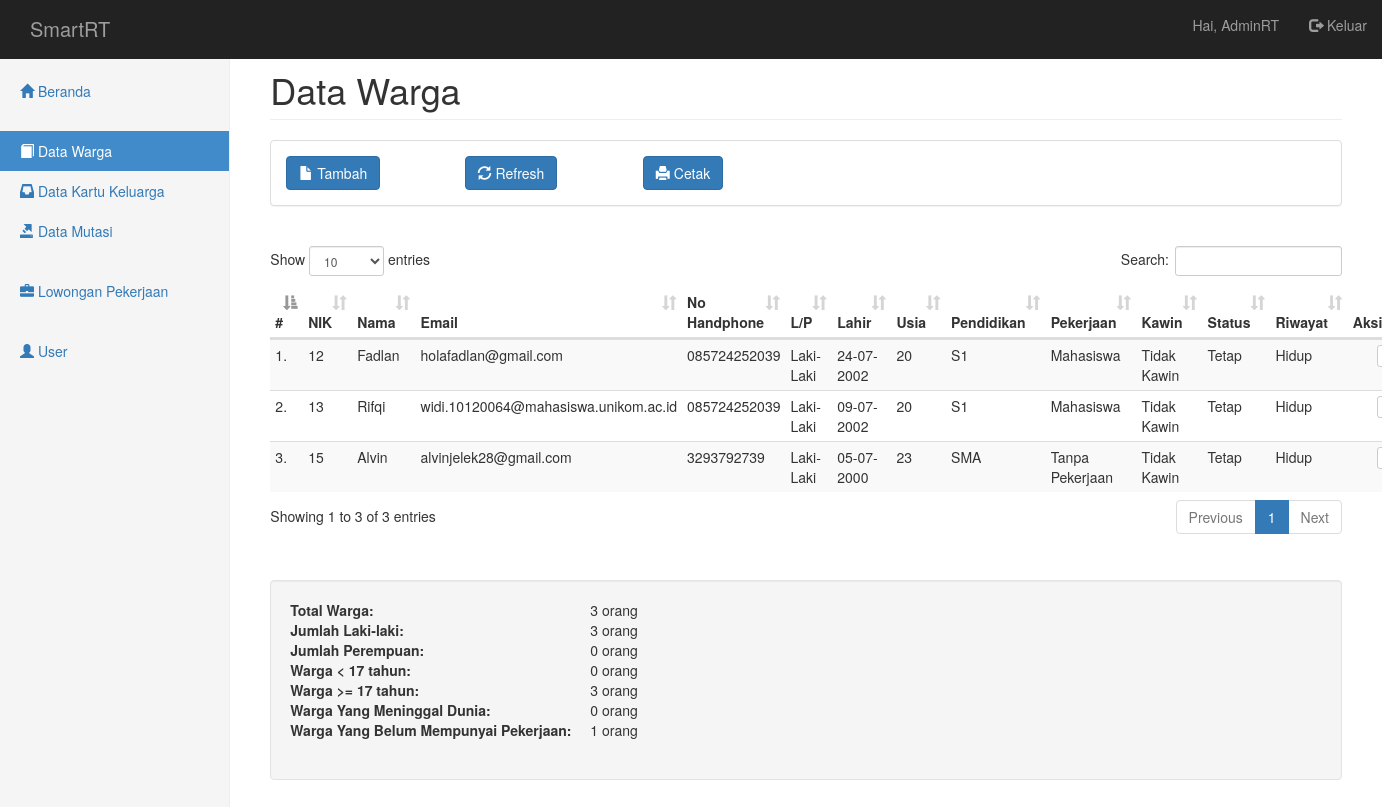
The page /pages/warga/index.php (signed in) on the database its author committed.
### tables this page shows
CREATE TABLE `warga` (
  `id_warga` int(11) NOT NULL,
  `nik_warga` varchar(16) NOT NULL,
  `nama_warga` varchar(45) NOT NULL,
  `email_warga` varchar(50) NOT NULL,
  `no_warga` varchar(16) NOT NULL,
  `tempat_lahir_warga` varchar(30) NOT NULL,
  `tanggal_lahir_warga` date NOT NULL,
  `jenis_kelamin_warga` enum('Laki-Laki','Perempuan') NOT NULL,
  `desa_kelurahan_warga` varchar(30) NOT NULL,
  `kecamatan_warga` varchar(30) NOT NULL,
  `kabupaten_kota_warga` varchar(30) NOT NULL,
  `provinsi_warga` varchar(30) NOT NULL,
  `negara_warga` varchar(30) NOT NULL,
  `rt_warga` varchar(3) NOT NULL,
  `rw_warga` varchar(3) NOT NULL,
  `agama_warga` enum('Islam','Kristen','Katholik','Hindu','Budha','Konghucu') NOT NULL,
  `pendidikan_terakhir_warga` varchar(20) NOT NULL,
  `pekerjaan_warga` varchar(20) NOT NULL,
  `status_perkawinan_warga` enum('Kawin','Tidak Kawin') NOT NULL,
  `status_warga` varchar(10) NOT NULL,
  `riwayat_warga` varchar(20) NOT NULL,
  `id_user` int(11) NOT NULL,
  `created_at` timestamp NOT NULL DEFAULT current_timestamp() ON UPDATE current_timestamp(),
  `updated_at` timestamp NOT NULL DEFAULT '0000-00-00 00:00:00'
);

### pages/warga/data-index.php (called while the page is built, shortened)
<?php
include('../../config/koneksi.php');
$query = "SELECT *, TIMESTAMPDIFF(YEAR, `tanggal_lahir_warga`, CURDATE()) AS usia_warga FROM warga";
$hasil = mysqli_query($db, $query);
$data_warga = array();
while ($row = mysqli_fetch_assoc($hasil)) {
  $data_warga[] = $row;
}
$query = "SELECT COUNT(*) AS total FROM warga WHERE pekerjaan_warga = 'Tanpa Pekerjaan'";
$result = $db->query($query);
$jumlah_warga_tanpa_pekerjaan = $result->fetch_assoc();
?>

### pages/dasbor/data-index.php (called while the page is built, shortened)
<?php
include('../../config/koneksi.php');
$query_warga = "SELECT COUNT(*) AS total FROM warga";
$hasil_warga = mysqli_query($db, $query_warga);
$jumlah_warga = mysqli_fetch_assoc($hasil_warga);
$query_warga_l = "SELECT COUNT(*) AS total FROM warga WHERE jenis_kelamin_warga = 'Laki-laki'";
$hasil_warga_l = mysqli_query($db, $query_warga_l);
$jumlah_warga_l = mysqli_fetch_assoc($hasil_warga_l);
$query_warga_p = "SELECT COUNT(*) AS total FROM warga WHERE jenis_kelamin_warga = 'Perempuan'";
$hasil_warga_p = mysqli_query($db, $query_warga_p);
$jumlah_warga_p = mysqli_fetch_assoc($hasil_warga_p);
$query_warga_ld_17 = "SELECT COUNT(*) AS total FROM warga WHERE TIMESTAMPDIFF(YEAR, tanggal_lahir_warga, CURDATE()) >= 17 AND tanggal_lahir_warga != '0000-00-00'";
$hasil_warga_ld_17 = mysqli_query($db, $query_warga_ld_17);
$jumlah_warga_ld_17 = mysqli_fetch_assoc($hasil_warga_ld_17);
$query_warga_kd_17 = "SELECT COUNT(*) AS total FROM warga WHERE TIMESTAMPDIFF(YEAR, tanggal_lahir_warga, CURDATE()) < 17 AND tanggal_lahir_warga != '0000-00-00'";
$hasil_warga_kd_17 = mysqli_query($db, $query_warga_kd_17);
$jumlah_warga_kd_17 = mysqli_fetch_assoc($hasil_warga_kd_17);
$query_mutasi_ld_17 = "SELECT COUNT(*) AS total FROM mutasi WHERE TIMESTAMPDIFF(YEAR, tanggal_lahir_mutasi, CURDATE()) >= 17 AND tanggal_lahir_mutasi != '0000-00-00'";
$hasil_mutasi_ld_17 = mysqli_query($db, $query_mutasi_ld_17);
$query = "SELECT COUNT(*) AS total FROM warga WHERE riwayat_warga = 'Meninggal Dunia'";
$result = $db->query($query);
$jumlah_warga_meninggal = $result->fetch_assoc();

### pages/warga/index.php (the view, shortened to what this page needs)
<?php include('../_partials/top.php') ?>
<h1 class="page-header">Data Warga</h1>
<?php include('_partials/menu.php') ?>
<?php include('data-index.php') ?>
<?php include('../dasbor/data-index.php') ?>
<table class="table table-striped table-condensed table-hover" id="datatable">
  <thead>
    <tr>
      <th>#</th>
      <th>NIK</th>
      <th>Nama</th>
      <th>Email</th>
      <th>No Handphone</th>
      <th>L/P</th>
      <th>Lahir</th>
      <th>Usia</th>
      <th>Pendidikan</th>
      <th>Pekerjaan</th>
      <th>Kawin</th>
      <th>Status</th>
      <th>Riwayat</th>
      <th>Aksi</th>
    </tr>
  </thead>
  <tbody>
    <?php $nomor = 1; ?>
    <?php foreach ($data_warga as $warga) : ?>
    <tr>
      <td><?php echo $nomor++ ?>.</td>
      <td><?php echo $warga['nik_warga'] ?></td>
      <td><?php echo $warga['nama_warga'] ?></td>
      <td><?php echo $warga['email_warga'] ?></td>
      <td><?php echo $warga['no_warga'] ?></td>
      <td><?php echo $warga['jenis_kelamin_warga'] ?></td>
      <td><?php echo ($warga['tanggal_lahir_warga'] != '0000-00-00') ? date('d-m-Y', strtotime($warga['tanggal_lahir_warga'])) : ''?></td>
      <td><?php echo $warga['usia_warga'] ?></td>
      <td><?php echo $warga['pendidikan_terakhir_warga'] ?></td>
      <td><?php echo $warga['pekerjaan_warga'] ?></td>
      <td><?php echo $warga['status_perkawinan_warga'] ?></td>
      <td><?php echo $warga['status_warga'] ?></td>
      <td><?php echo $warga['riwayat_warga'] ?></td>
      <td>
        <div class="btn-group pull-right">
          <button type="button" class="btn btn-default btn-xs dropdown-toggle" data-toggle="dropdown" aria-expanded="true">
          </button>
        </div>
      </td>
    </tr>
    <?php endforeach ?>
  </tbody>
</table>
<br><br>
<div class="well">
  <dl class="dl-horizontal">
    <dt>Total Warga:</dt>
    <dd><?php echo $jumlah_warga['total'] ?> orang</dd>
    <dt>Jumlah Laki-laki:</dt>
    <dd><?php echo $jumlah_warga_l['total'] ?> orang</dd>
    <dt>Jumlah Perempuan:</dt>
    <dd><?php echo $jumlah_warga_p['total'] ?> orang</dd>
    <dt>Warga &lt; 17 tahun:</dt>
    <dd><?php echo $jumlah_warga_kd_17['total'] ?> orang</dd>
    <dt>Warga &gt;= 17 tahun:</dt>
    <dd><?php echo $jumlah_warga_ld_17['total'] ?> orang</dd>
    <dt>Warga Yang Meninggal Dunia:</dt>
    <dd><?php echo $jumlah_warga_meninggal['total'] ?> orang</dd>
    <dt>Warga Yang Belum Mempunyai Pekerjaan:</dt>
    <dd><?php echo $jumlah_warga_tanpa_pekerjaan['total'] ?> orang</dd>
  </dl>
</div>
<?php include('../_partials/bottom.php') ?>

### assets/css/dashboard.css (style rules this page uses)
body { padding-top: 50px; }
.main .page-header { margin-top: 0; }

### pages/warga/index.php (style rules this page uses)
.well dt { width: 300px; float: left; clear: left; text-align: left; font-weight: bold; }
.well dd { margin-left: 220px; overflow-wrap: break-word; word-wrap: break-word; overflow: hidden; text-overflow: ellipsis; }

### rows shown on the page
warga: nik_warga "12", nama_warga "Fadlan", email_warga "holafadlan@gmail.com", no_warga "085724252039", jenis_kelamin_warga "Laki-Laki", tanggal_lahir_warga "24-07-2002", usia_warga "20", pendidikan_terakhir_warga "S1", pekerjaan_warga "Mahasiswa", status_perkawinan_warga "Tidak Kawin", status_warga "Tetap", riwayat_warga "Hidup"
warga: nik_warga "13", nama_warga "Rifqi", email_warga "widi.10120064@mahasiswa.unikom.ac.id", no_warga "085724252039", jenis_kelamin_warga "Laki-Laki", tanggal_lahir_warga "09-07-2002", usia_warga "20", pendidikan_terakhir_warga "S1", pekerjaan_warga "Mahasiswa", status_perkawinan_warga "Tidak Kawin", status_warga "Tetap", riwayat_warga "Hidup"
warga: nik_warga "15", nama_warga "Alvin", email_warga "alvinjelek28@gmail.com", no_warga "3293792739", jenis_kelamin_warga "Laki-Laki", tanggal_lahir_warga "05-07-2000", usia_warga "23", pendidikan_terakhir_warga "SMA", pekerjaan_warga "Tanpa Pekerjaan", status_perkawinan_warga "Tidak Kawin", status_warga "Tetap", riwayat_warga "Hidup"

### other values the page prints
$_SESSION['user']['nama_user'] "AdminRT"
$jumlah_warga['total'] "3"
$jumlah_warga_l['total'] "3"
$jumlah_warga_p['total'] "0"
$jumlah_warga_kd_17['total'] "0"
$jumlah_warga_ld_17['total'] "3"
$jumlah_warga_meninggal['total'] "0"
$jumlah_warga_tanpa_pekerjaan['total'] "1"
